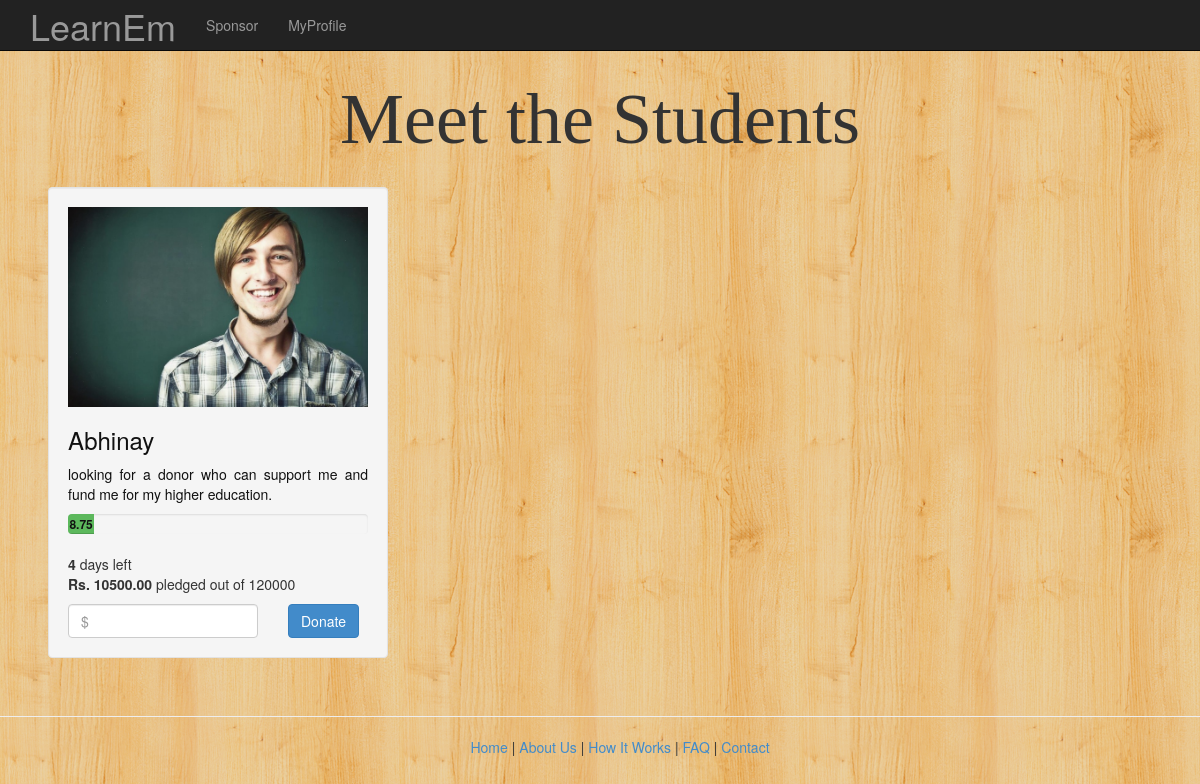
The page /listofstudents.php on the database as committed earlier.
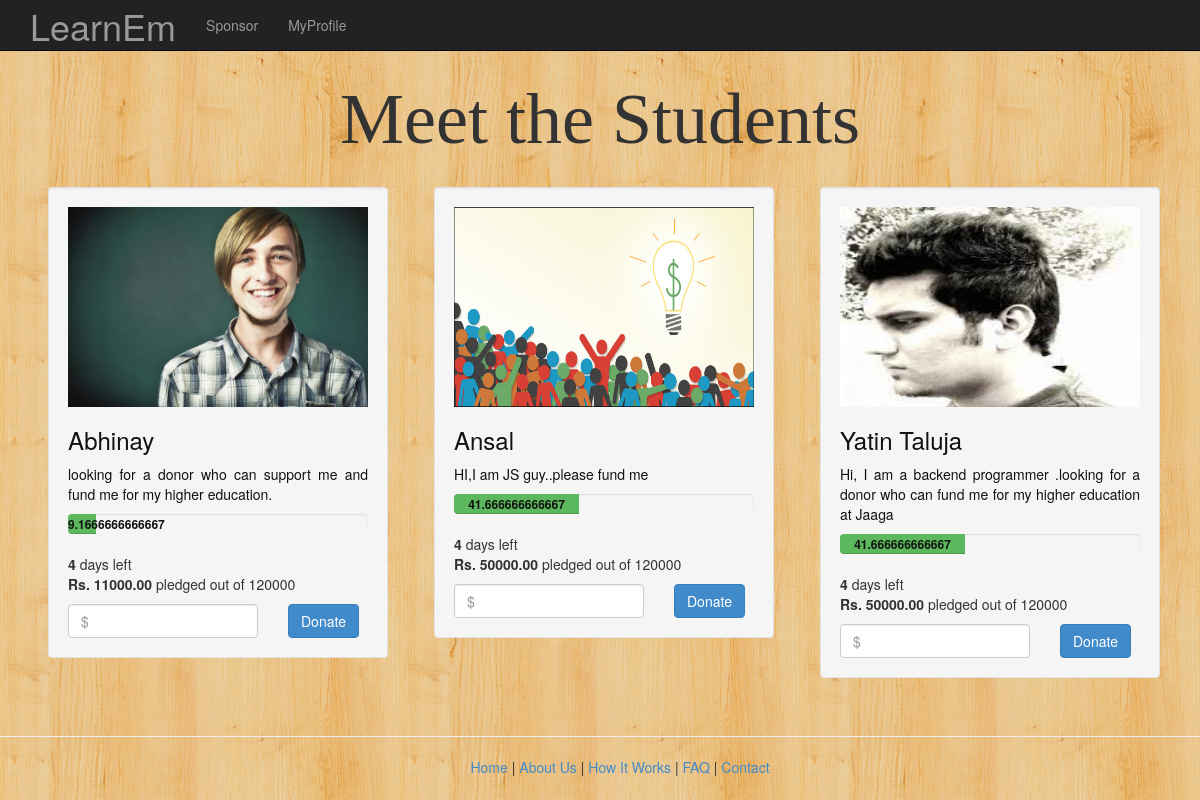
The same page on the database as committed later.
### tables this page shows
CREATE TABLE `student` (
  `S_id` int(20) NOT NULL AUTO_INCREMENT,
  `U_id` int(11) DEFAULT NULL,
  `sname` varchar(20) DEFAULT NULL,
  `gender` varchar(20) DEFAULT NULL,
  `email` varchar(320) DEFAULT NULL,
  `Phone_Number` int(20) DEFAULT NULL,
  `address` varchar(60) DEFAULT NULL,
  `pincode` int(10) DEFAULT NULL,
  `country` varchar(20) DEFAULT NULL,
  `course` varchar(20) DEFAULT NULL,
  `scholar_AMT` int(20) DEFAULT NULL,
  `para` varchar(500) DEFAULT NULL,
  `image_path` blob,
  `date` timestamp NOT NULL DEFAULT CURRENT_TIMESTAMP,
  PRIMARY KEY (`S_id`),
  UNIQUE KEY `email` (`email`),
  KEY `U_id` (`U_id`),
  CONSTRAINT `student_ibfk_1` FOREIGN KEY (`U_id`) REFERENCES `user` (`U_id`)
);

### model/student.php (called while the page is built, shortened)
<?php
    function getStudentList()
    {
        $db= dbopen();
        $sql=$db->prepare('SELECT * FROM student');
        $sql->execute();
        $sql->bind_result($S_id,$U_id,$sname,$gender,$email,$Phone_Number,$address,
            $pincode,$country,$course,$scholar_AMT,$para,$image_path,$date);
        while($sql->fetch()){
        $students[]=array('S_id'=>$S_id,'U_id'=>$U_id,'sname'=>$sname,'gender'=>$gender,'email'=>$email,
            'Phone_Number'=>$Phone_Number,'address'=>$address,'pincode'=>$pincode,'country'=>$country,
            'course'=>$course,'scholar_AMT'=>$scholar_AMT,'para'=>$para,'image_path'=>$image_path,'date'=>$date);
        }
        return ($students);
    }
    function getFundedAmount($S_id) {
        $db=dbopen();
        $sql = "select sum(amount) from donation where S_id=$S_id";
        $result = $db->query($sql);
        $sum = mysqli_fetch_array($result);
        return $sum['sum(amount)'];
    }
 ?>

### public/listofstudents.php (the view, shortened to what this page needs)
<?php
include('../model/student.php');
 ?>
<!DOCTYPE html>
<html lang="en">
<html>
<head>
  <link href="./dist/css/bootstrap.css" rel="stylesheet">
</head>
<body>
<div class="navbar navbar-inverse navbar-fixed-top" role="navigation">
    <div class="container">
      <div class="navbar-header" style="height: 50px;">
        <?php $U_id=$_GET['U_id']; ?>
            <a class="navbar-brand" href="index.php">
            <h1 style="font-family:'KGSecondChancesSketch' cursive; margin-top: -9px;">LearnEm<h1></a>
      </div>
      <div class="collapse navbar-collapse">
            <ul class="nav navbar-nav">
                <li><a href="listofstudents.php?U_id=<?php echo $U_id; ?>">Sponsor</a></li>
                <li><a href="userdashboard.php?U_id=<?php echo $U_id;?>">MyProfile</a>
            </ul>
      </div>
    </div>
</div>
  <div class="container" align="center">
      <div class="row">
    <h1 style="font-family:'KGSecondChancesSketch'" id="hiw">Meet the Students</h1>
  <?php $students= getStudentList();
        foreach($students as $student){
  ?>
  <?php
            $profilelink='studentprofile.php?S_id='.$student['S_id'].'&U_id='.$U_id.'';
                $sum_amount=getFundedAmount($student['S_id']);
                $requiredamount = $student['scholar_AMT'];
                $percentage = (($sum_amount/$requiredamount)*100);
  ?>
  <a href="<?php echo $profilelink; ?>" style="text-decoration:none;color:#111111;">  <div class="col-lg-4" style="width:350px; text-align: justify;">
      <div class="well" style="width: 340px;">
        <img src=<?php echo $student['image_path'];
         ?> alt="donate"align="center" style="height:200px; width:300px" ></img>
        <br>
        <h3><?php echo $student['sname']; ?></h3>
        <p><?php echo $student['para']; ?></p>
        </a>
        <div class="progress">
              <div class="progress-bar progress-bar-success" role="progressbar" aria-valuenow="40" aria-valuemin="0" aria-valuemax="100" style="width: <?php echo $percentage; ?>%">
               <b style="color:#111111;"><?php echo $percentage; ?> Complete</b>
                </div>
               </div>
              <p style="text-align:left"><b>4</b> days left<b><br><?php echo "Rs. ".$sum_amount;?></b>
              pledged out of <?php echo $requiredamount; ?>
                </p>
    <div class="row">
        <form method="POST" action="donate.php">
         <div class="col-md-8">
            <input type="text" name="amount" placeholder="$ " class="form-control input-md" >
          </div>
          <div class="col-md-4">
                <input type="submit" value="Donate" class="btn btn-primary">
          </div>
      </form>
      </div>
      </div></div>
  <?php
       }
  ?>
<hr>
  <footer class="footer" style="text-align:center">
    <nav>
      <ul>
        <a href="index.php">Home </a> |
        <a href= "aboutus.php">About Us</a> |
        <a href= "#hiw">How It Works</a> |
        <a href="#faq">FAQ</a> |
        <a href="#contact">Contact</a>
      </ul>
    </nav>
  </footer>
</body>
</html>

### public/listofstudents.php (style rules this page uses)
body { background: url("./images/wood1.png"); background-repeat:repeat; padding-top: 60px; }
img { position: relative; }
.col-lg-4 { margin:18px; }
#hiw { font-family:'Cabin Sketch' cursive; font-size: 72px; }

Rows that differ between the two databases and show on the page:
computed for student "Abhinay": $percentage 8.75 → 9.1666666666667 (drawn); percentage "8.75" → "9.1666666666667"; sum_amount "10500.00" → "11000.00"
added student: image_path (picture), sname "Ansal", para "HI,I am JS guy..please fund me", percentage "41.666666666667", sum_amount "50000.00", scholar_AMT "120000"
added student: image_path (picture), sname "Yatin Taluja", para "Hi, I am a backend programmer .looking for a donor who can fund me for my higher education at Jaaga", percentage "41.666666666667", sum_amount "50000.00", scholar_AMT "120000"
